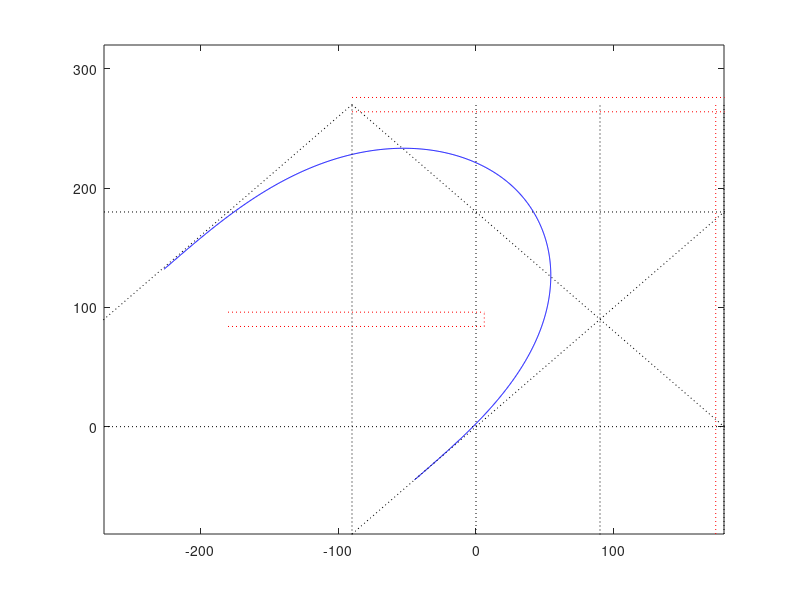
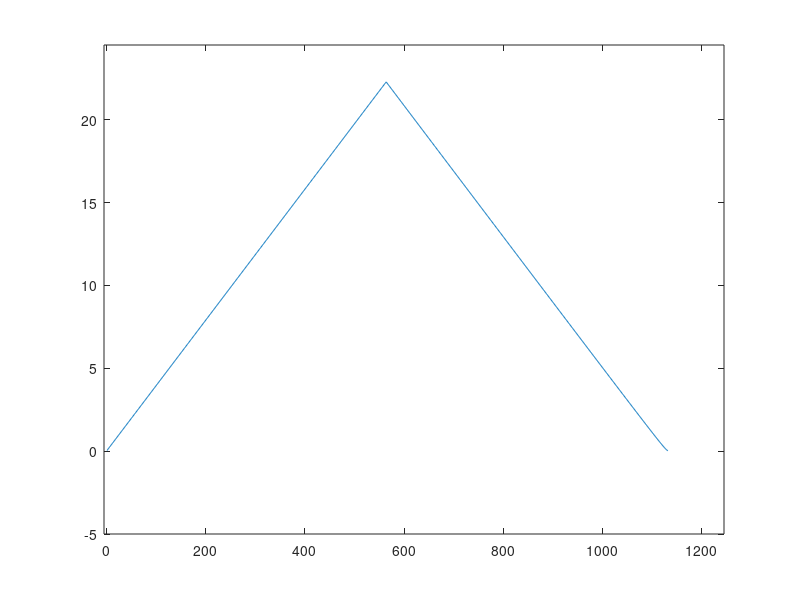

MATLAB code for these plots, in order:
% ego
Large = 1; Orval = 2; Dia45 = 3; Dia135 = 4; Dia90 = 5; Dia180 = 6;
ego_v = 2050;
radius = 184;
sla.pow_n = 2;
target_angle = 180;
param_alpha = (2 * ego_v^2 / (radius^2 * (target_angle * pi / 180) / 2));
turn_mode = Dia180;
dt = 0.001/4;
is_dia_mode = false;

tmp_x = -45;
tmp_y = -45;

%start_offset_idx=6;
%end_offset_idx=6;

start_offset_idx = 0;
end_offset_idx = 0;

if is_dia_mode
    fprintf('start_point_s = %0.8f\r\n', sqrt(tmp_x^2 +tmp_y^2));
end

tmp_theta = 0;

if is_dia_mode
    tmp_theta = 45 * pi / 180;
end

alphaTemp = param_alpha;
sla.base_alpha = alphaTemp;
sla.counter = int32(0);

tmp_w = (0);
tmp_dist = (0);

tmp_x_list = zeros(100, 1);
tmp_y_list = zeros(100, 1);
tmp_w_list = zeros(100, 1);

tmp_x_list(1) = tmp_x;
tmp_y_list(1) = tmp_y;

i=1;
abs_ang=0;
while tmp_theta < (target_angle * pi / 180)
    tmp_alpha = alphaTemp;

    if (tmp_theta >= (target_angle * pi / 180) / 2)
        tmp_alpha = -(tmp_w^2)/(2*(abs(target_angle*pi/180)-tmp_theta));
    end

    tmp_w = tmp_w + tmp_alpha * dt;
    tmp_theta = tmp_theta + tmp_w * dt;
    abs_ang = abs_ang +abs(tmp_w * dt);
    if turn_mode == Dia180
        tmp_x = tmp_x + ego_v * cos(tmp_theta+45*pi/180) * dt;
        tmp_y = tmp_y + ego_v * sin(tmp_theta+45*pi/180) * dt;
    else 
        tmp_x = tmp_x + ego_v * cos(tmp_theta) * dt;
        tmp_y = tmp_y + ego_v * sin(tmp_theta) * dt;
    end
    tmp_x_list(i) = (tmp_x);
    tmp_y_list(i) = (tmp_y);
    tmp_w_list(i) = (tmp_w);
    i=i+1;
    if abs_ang+0.00001>= (target_angle * pi / 180)
       break; 
    end
end

figure(1);
plot(tmp_x_list, tmp_y_list, '-b');
G = 9.81;
fprintf('pos(x,y,rad,deg,max_G) = (%0.8f, %0.8f, %0.8f, %0.8f, %0.8fG)\r\n', tmp_x, tmp_y, tmp_theta, tmp_theta * 180 / pi, max(tmp_w_list)^2 * (radius / 1000) / G);

if turn_mode == Large || turn_mode == Orval
    fprintf('end_pos(x,y) = (%0.8f, %0.8f)\r\n', 180 - tmp_x, 180 - tmp_y);
elseif turn_mode == Dia45
    fprintf('end_pos(x,y) = (%0.8f, %0.8f)\r\n', 180 - tmp_x, 90 - tmp_y);
    s = sqrt((180 - tmp_x)^2 + (90 - tmp_y));
    fprintf('end_pos(s) = (%0.8f)\r\n', s);
elseif turn_mode == Dia135

    if ~is_dia_mode
        fprintf('end_pos(x,y) = (%0.8f, %0.8f)\r\n', 90 - tmp_x, 180 - tmp_y);
        fprintf('start_x = %0.8f\r\n', 270 - tmp_y - tmp_x);
        s = sqrt((90 - tmp_x)^2 + (180 - tmp_y));
        fprintf('end_pos(s) = (%0.8f)\r\n', s);
    else
        fprintf('end_pos(x,y) = (%0.8f, %0.8f)\r\n', 90 + tmp_x, 180 - tmp_y);
        % s = sqrt((90 - tmp_x)^2 + (180 - tmp_y));
        % fprintf('end_pos(s) = (%0.8f)\r\n', s);
    end

elseif turn_mode == Dia90

    if ~is_dia_mode
        fprintf('end_pos(x,y) = (%0.8f, %0.8f)\r\n', 90 - tmp_x, 180 - tmp_y);
        fprintf('start_x = %0.8f\r\n', 270 - tmp_y - tmp_x);
        s = sqrt((90 - tmp_x)^2 + (180 - tmp_y));
        fprintf('end_pos(s) = (%0.8f)\r\n', s);
    else
        fprintf('end_pos(x,y) = (%0.8f, %0.8f)\r\n', 90 + tmp_x, 180 - tmp_y);
        % s = sqrt((90 - tmp_x)^2 + (180 - tmp_y));
        % fprintf('end_pos(s) = (%0.8f)\r\n', s);
    end

end

if turn_mode == Dia180
    xlim([-270 180]);
    ylim([-90 320]);
    hold on;

    plot([-270 270], [0 0], 'k:');
    plot([-270 270], [180 180], 'k:');

    plot([0 0], [-90 270], 'k:');
    plot([180 180], [-90 270], 'k:');

    plot([-90 -90], [-180 270], 'k:');
    plot([90 90], [-180 270], 'k:');

    plot([-90 360], [-90 360], 'k:');
    plot([-90 270], [270 -90], 'k:');
    
    
    plot([-360 -90], [0 270], 'k:');
    

    plot([-180 6], [84 84], 'r:');
    plot([-180 6], [96 96], 'r:');

    plot([6 6], [84 96], 'r:');

    plot([174 174], [-90 270], 'r:');
    plot([186 186], [-90 270], 'r:');

    plot([-90 270], [264 264], 'r:');
    plot([-90 270], [276 276], 'r:');

    hold off;
elseif ~is_dia_mode
    xlim([-90 270]);
    ylim([-90 270]);
    hold on;

    plot([-90 270], [0 0], 'k:');
    plot([-90 270], [180 180], 'k:');

    plot([0 0], [-90 270], 'k:');
    plot([180 180], [-90 270], 'k:');

    plot([0 360], [-90 270], 'k:');
    plot([0 360], [270 -90], 'k:');

    plot([-90 270], [84 84], 'r:');
    plot([-90 270], [96 96], 'r:');

    plot([84 84], [-90 270], 'r:');
    plot([96 96], [-90 270], 'r:');

    hold off;
else
    xlim([-120 270]);
    ylim([-120 270]);

    hold on;

    plot([-90 270], [0 0], 'k:');
    plot([-90 270], [180 180], 'k:');

    plot([0 0], [-90 270], 'k:');
    plot([180 180], [-90 270], 'k:');

    plot([-90 -90], [-180 270], 'k:');
    plot([90 90], [-180 270], 'k:');

    plot([-90 360], [-90 360], 'k:');
    plot([-90 270], [270 -90], 'k:');

    plot([-180 6], [84 84], 'r:');
    plot([-180 6], [96 96], 'r:');

    plot([6 6], [84 96], 'r:');

    plot([174 174], [-90 270], 'r:');
    plot([186 186], [-90 270], 'r:');

    plot([-90 270], [264 264], 'r:');
    plot([-90 270], [276 276], 'r:');

    hold off;
end

figure(2);
plot(tmp_w_list)
xlim([-5 size(tmp_w_list, 1) * 1.1]);
ylim([-5 max(tmp_w_list) * 1.1]);
tmp_w_size = size(tmp_w_list, 1);

search_mode = 0;
start_offset_idx = 0;
end_offset_idx = 0;

for i = 1:1:tmp_w_size

    if tmp_w_list(i) == 0

        if search_mode == 0
            start_offset_idx = start_offset_idx + 1;
        else
            end_offset_idx = end_offset_idx + 1;
        end

    else
        search_mode = 1;
    end

end

fprintf("ignore_idx (start, end)= (%d %d)\r\n", start_offset_idx, end_offset_idx);
